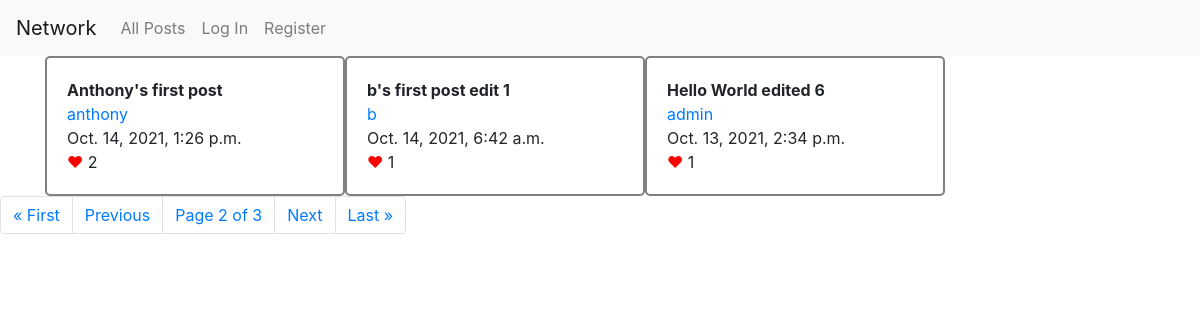
Screenshot of /?page=2 with the database file from the repository.
### network/models.py (models this page shows, shortened)
class Post(models.Model):
    user = models.ForeignKey("User", on_delete=models.CASCADE, related_name="posts")
    content = models.TextField(blank=False)
    timestamp = models.DateTimeField(auto_now_add=True)
    likers = models.ManyToManyField("User", related_name="like_posts")
    def likes(self):
        return len(self.likers.all())

class User(AbstractUser):
    followers = models.ManyToManyField("User", blank=True, related_name="following")
    profile = models.TextField(max_length=256)

### network/views.py (the view)
# urls.py: path("", views.index, name="index"),
def index(request, scope=''):
    if scope == 0:
        return index(request, request.user.id)
    temp = {}
    if scope == 'following':
        post_list = Post.objects.filter(user__in=request.user.following.all())
    elif scope == '':
        post_list = Post.objects.all()
    else:
        post_list = Post.objects.filter(user=User.objects.get(id=scope))
        temp['looking_user'] = User.objects.get(id=scope)
        temp['follow_btn'] = "Unfollow" if temp['looking_user'].followed_by(request.user) else "Follow"
    post_list = post_list.order_by("-timestamp").all()
    paginator = Paginator(post_list, 3)
    page_obj = paginator.get_page(request.GET.get('page'))
    temp['post_form'] = PostForm().as_table()
    temp['page_obj'] = page_obj
    return render(request, "network/index.html", temp)

### network/templates/network/index.html (shortened to what this page needs)
{% extends "network/layout.html" %}
{% load static %}
{% block body %}
    <div id="all-posts" class="container">
        {% for post in page_obj %}
        <div class='div-post'>
            <b id='content-{{ post.id }}' data-id='{{ post.id }}'>{{ post.content }}</b>
            <br>
            <a class='user-{{ post.user }}' data-user='{{ post.user }}' href="{% url 'user' scope=post.user.id %}">{{ post.user }}</a><br>
            {{ post.timestamp }}<br>
            <a id='like-{{ post.id }}' data-id='{{ post.id }}' href='javascript:;' style="color: red;">&hearts;</a> <span id='like-num-{{ post.id }}'>{{ post.likes }}</span>
        </div>
        <br>
        {% endfor %}
    </div>
    <div class="pagination">
        <nav aria-label="step-links">
            <ul class="pagination">
                {% if page_obj.has_previous %}
                    <li class="page-item">
                        <a class="page-link" href="?page=1">&laquo; First</a>
                    </li>
                    <li class="page-item">
                        <a class="page-link" href="?page={{ page_obj.previous_page_number }}">Previous</a>
                    </li>
                {% else %}
                    <li class="page-item disabled">
                        <a class="page-link" href="#" tabindex="-1" aria-disabled="true">Previous</a>
                    </li>
                {% endif %}
                <span class="page-link">
                    Page {{ page_obj.number }} of {{ page_obj.paginator.num_pages }}
                </span>
                {% if page_obj.has_next %}
                    <li class="page-item"><a class="page-link" href="?page={{ page_obj.next_page_number }}">Next</a></li>
                    <li class="page-item"><a class="page-link" href="?page={{ page_obj.paginator.num_pages }}">Last &raquo;</a></li>
                {% else %}
                    <li class="page-item disabled">
                        <a class="page-link" href="#" tabindex="1" aria-disabled="true">Next</a>
                    </li>
                {% endif %}
            </ul>
        </nav>
    </div>
{% endblock %}

### network/static/network/styles.css (style rules this page uses)
.container { display: flex; flex-wrap: wrap }
.container > div { width: 300px; border: 2px solid gray; border-radius: 5px; padding: 20px; }
.pagination { text-align: center; }

### rows the page displays
Post: content "Anthony's first post", user "anthony", timestamp "Oct. 14, 2021, 1:26 p.m.", likes "2"
Post: content "b's first post edit 1", user "b", timestamp "Oct. 14, 2021, 6:42 a.m.", likes "1"
Post: content "Hello World edited 6", user "admin", timestamp "Oct. 13, 2021, 2:34 p.m.", likes "1"

### other values shown
{{ page_obj.number }} "2"
{{ page_obj.paginator.num_pages }} "3"
